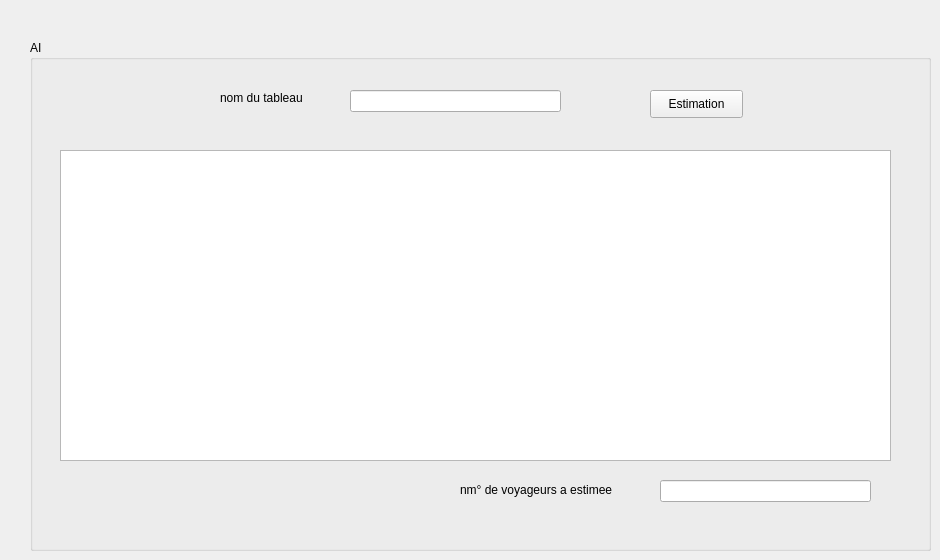
     <widget class="QWidget" name="tab_24">
      <attribute name="title">
       <string>AVANCE</string>
      </attribute>
      <widget class="QGroupBox" name="groupBox_AI">
       <property name="geometry">
        <rect>
         <x>30</x>
         <y>40</y>
         <width>901</width>
         <height>511</height>
        </rect>
       </property>
       <property name="title">
        <string>AI</string>
       </property>
       <widget class="QPushButton" name="pushButton_AI">
        <property name="geometry">
         <rect>
          <x>620</x>
          <y>50</y>
          <width>93</width>
          <height>28</height>
         </rect>
        </property>
        <property name="text">
         <string>Estimation</string>
        </property>
       </widget>
       <widget class="QTableView" name="estimation">
        <property name="geometry">
         <rect>
          <x>30</x>
          <y>110</y>
          <width>831</width>
          <height>311</height>
         </rect>
        </property>
       </widget>
       <widget class="QLineEdit" name="test">
        <property name="geometry">
         <rect>
          <x>320</x>
          <y>50</y>
          <width>211</width>
          <height>22</height>
         </rect>
        </property>
       </widget>
       <widget class="QLineEdit" name="Estimation">
        <property name="geometry">
         <rect>
          <x>630</x>
          <y>440</y>
          <width>211</width>
          <height>22</height>
         </rect>
        </property>
       </widget>
       <widget class="QLabel" name="label_69">
        <property name="geometry">
         <rect>
          <x>190</x>
          <y>50</y>
          <width>91</width>
          <height>16</height>
         </rect>
        </property>
        <property name="text">
         <string>nom du tableau</string>
        </property>
       </widget>
       <widget class="QLabel" name="label_70">
        <property name="geometry">
         <rect>
          <x>430</x>
          <y>440</y>
          <width>171</width>
          <height>20</height>
         </rect>
        </property>
        <property name="text">
         <string>nm° de voyageurs a estimee</string>
        </property>
       </widget>
      </widget>
     </widget>
